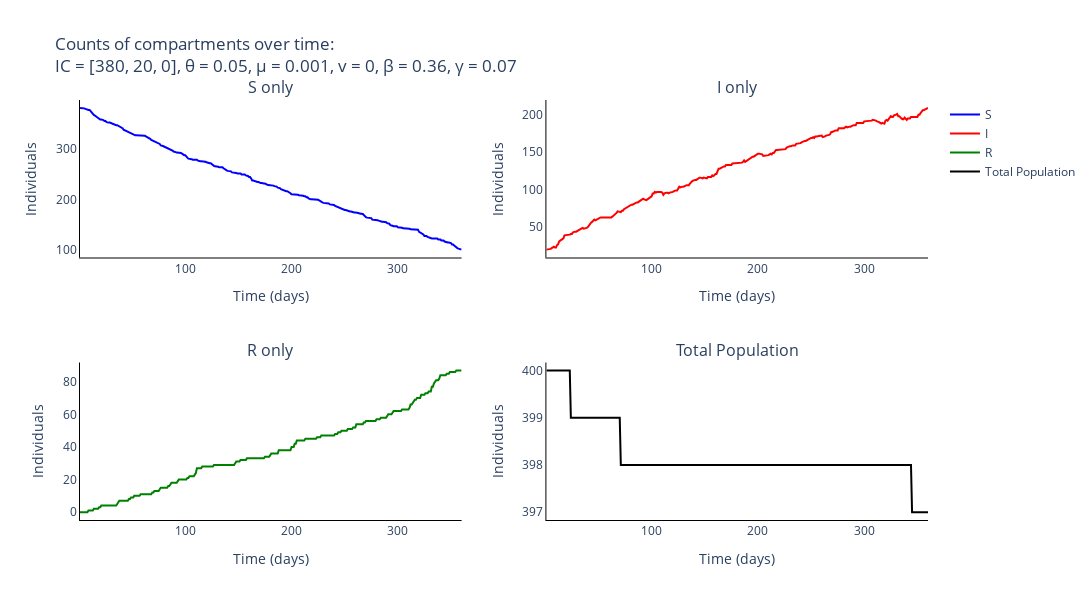

Write notebook code for a chart like this one.
### Markdown cell above
### Plot output of Gillespie for the different compartments

### Code cell
# Trace names - represent the type of individuals for the simulation
trace_name = ['{}'.format(s) for s in compartments]

# Names of panels
panels = ['{} only'.format(s) for s in compartments] + ['Total Population']

fig = go.Figure()
fig = make_subplots(rows=int(np.ceil(len(panels)/2)), cols=2, subplot_titles=tuple('{}'.format(p) for p in panels))

# Add traces to the separate counts panels
for s, spec in enumerate(compartments):
    fig.add_trace(
        go.Scatter(
            y=np.mean(output_algorithm[:, :, s], axis=0).tolist(),
            x=times,
            mode='lines',
            name=trace_name[s],
            line_color=colours[s]
        ),
        row= int(np.floor(s / 2)) + 1,
        col= s % 2 + 1
    )

fig.add_trace(
    go.Scatter(
        y=np.mean(np.sum(output_algorithm, axis=2), axis=0).tolist(),
        x=times,
        mode='lines',
        name='Total Population',
        line_color='black'
    ),
    row= 2,
    col= 2
)

# Add axis labels
fig.update_layout(
    title='Counts of compartments over time:<br>IC = {}, θ = {}, μ = {}, v = {}, β = {:.2f}, γ = {:.2f}'.format(parameters[0:3], parameters[3], parameters[4], parameters[5], parameters[6], parameters[7]),
    width=1100, 
    height=600,
    plot_bgcolor='white',
    xaxis=dict(
        linecolor='black',
        title = 'Time (days)'
        ),
    yaxis=dict(
        linecolor='black',
        title = 'Individuals'),
    xaxis2=dict(
        linecolor='black',
        title = 'Time (days)'
        ),
    yaxis2=dict(
        linecolor='black',
        title = 'Individuals'),
    xaxis3=dict(
        linecolor='black',
        title = 'Time (days)'
        ),
    yaxis3=dict(
        linecolor='black',
        title = 'Individuals'),
    xaxis4=dict(
        linecolor='black',
        title = 'Time (days)'
        ),
    yaxis4=dict(
        linecolor='black',
        title = 'Individuals')
    #legend=dict(
    #    orientation="h",
    #    yanchor="bottom",
    #    y=1.02,
    #    xanchor="right",
    #    x=1
    #)
    )

fig.write_image('images/SIR-gillespie.pdf')
fig.show()

### Figure 1 — Plotly figure (JSON) as saved in the notebook; plotly's stock layout.template omitted (floating-point values rounded to 4 significant figures; data arrays with more than 128 entries replaced by an {"elided": "..."} marker saying what was removed)
{"data": [{"line": {"color": "blue"}, "mode": "lines", "name": "S", "type": "scatter", "x": {"elided": "360 int values"}, "xaxis": "x", "y": {"elided": "360 int values"}, "yaxis": "y"}, {"line": {"color": "red"}, "mode": "lines", "name": "I", "type": "scatter", "x": {"elided": "360 int values"}, "xaxis": "x2", "y": {"elided": "360 int values"}, "yaxis": "y2"}, {"line": {"color": "green"}, "mode": "lines", "name": "R", "type": "scatter", "x": {"elided": "360 int values"}, "xaxis": "x3", "y": {"elided": "360 int values"}, "yaxis": "y3"}, {"line": {"color": "black"}, "mode": "lines", "name": "Total Population", "type": "scatter", "x": {"elided": "360 int values"}, "xaxis": "x4", "y": {"elided": "360 int values"}, "yaxis": "y4"}], "layout": {"annotations": [{"font": {"size": 16}, "showarrow": false, "text": "S only", "x": 0.225, "xanchor": "center", "xref": "paper", "y": 1, "yanchor": "bottom", "yref": "paper"}, {"font": {"size": 16}, "showarrow": false, "text": "I only", "x": 0.775, "xanchor": "center", "xref": "paper", "y": 1, "yanchor": "bottom", "yref": "paper"}, {"font": {"size": 16}, "showarrow": false, "text": "R only", "x": 0.225, "xanchor": "center", "xref": "paper", "y": 0.375, "yanchor": "bottom", "yref": "paper"}, {"font": {"size": 16}, "showarrow": false, "text": "Total Population", "x": 0.775, "xanchor": "center", "xref": "paper", "y": 0.375, "yanchor": "bottom", "yref": "paper"}], "height": 600, "plot_bgcolor": "white", "title": {"text": "Counts of compartments over time:<br>IC = [380, 20, 0], θ = 0.05, μ = 0.001, v = 0, β = 0.36, γ = 0.07"}, "width": 1100, "xaxis": {"anchor": "y", "domain": [0, 0.45], "linecolor": "black", "title": {"text": "Time (days)"}}, "xaxis2": {"anchor": "y2", "domain": [0.55, 1], "linecolor": "black", "title": {"text": "Time (days)"}}, "xaxis3": {"anchor": "y3", "domain": [0, 0.45], "linecolor": "black", "title": {"text": "Time (days)"}}, "xaxis4": {"anchor": "y4", "domain": [0.55, 1], "linecolor": "black", "title": {"text": "Time (days)"}}, "yaxis": {"anchor": "x", "domain": [0.625, 1], "linecolor": "black", "title": {"text": "Individuals"}}, "yaxis2": {"anchor": "x2", "domain": [0.625, 1], "linecolor": "black", "title": {"text": "Individuals"}}, "yaxis3": {"anchor": "x3", "domain": [0, 0.375], "linecolor": "black", "title": {"text": "Individuals"}}, "yaxis4": {"anchor": "x4", "domain": [0, 0.375], "linecolor": "black", "title": {"text": "Individuals"}}}}
